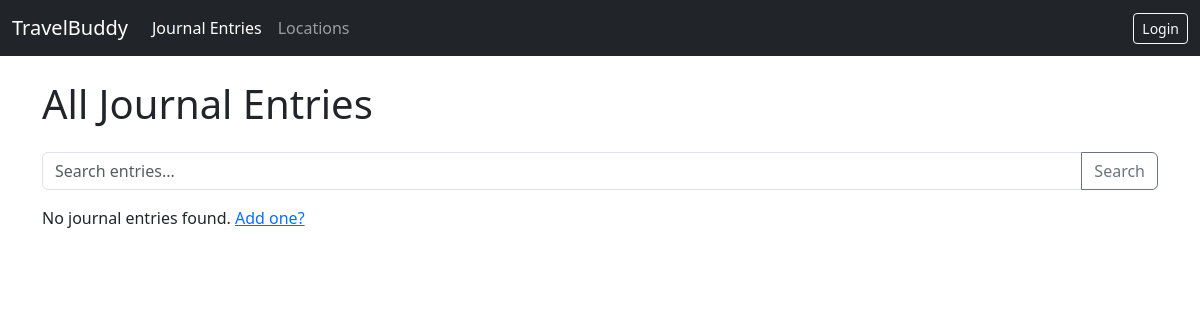
The app's page /project/, older data.
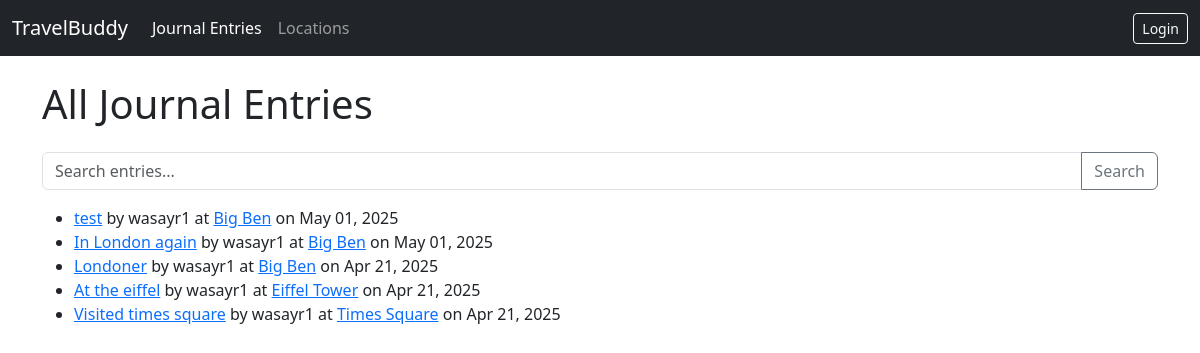
The same page, newer data.
### project/models.py (models this page shows, shortened)
class JournalEntry(models.Model):
    VISIBILITY_CHOICES = [
        ('public', 'Public'),
        ('private', 'Private'),
    ]
    title = models.CharField(max_length=200)
    content = models.TextField()
    created_date = models.DateTimeField(auto_now_add=True)
    updated_date = models.DateTimeField(auto_now=True)
    user = models.ForeignKey(User, on_delete=models.CASCADE, related_name='journal_entries')
    location = models.ForeignKey(Location, on_delete=models.PROTECT, related_name='journal_entries') # Protect locations if entries exist
    image = models.ImageField(upload_to='journal_images/', blank=True, null=True)
    visibility = models.CharField(max_length=10, choices=VISIBILITY_CHOICES, default='private')
    tags = models.ManyToManyField(Tag, blank=True, related_name='journal_entries')

class Location(models.Model):
    name = models.CharField(max_length=200)
    description = models.TextField(blank=True, null=True)
    coordinates = models.CharField(max_length=100, blank=True, null=True, help_text="Temporary: Enter dummy coords like '0,0'")
    country = models.CharField(max_length=100, blank=True, null=True)
    city = models.CharField(max_length=100, blank=True, null=True)
    address = models.CharField(max_length=255, blank=True, null=True)
    created_at = models.DateTimeField(auto_now_add=True)

### project/views.py (the view, shortened to what this page needs)
# urls.py: path('', views.JournalEntryListView.as_view(), name='entry-list'), # Homepage shows entries
class JournalEntryListView(generic.ListView):
    model = JournalEntry
    context_object_name = 'journalentry_list' # Default is 'object_list'
    template_name = 'project/journalentry_list.html' # Explicitly state template
    def get_queryset(self):
        queryset = JournalEntry.objects.order_by('-created_date') # Start with default ordering
        query = self.request.GET.get('q')
        return queryset

### project/templates/project/journalentry_list.html (shortened to what this page needs)
{% extends "project/base.html" %}
{% block header %}All Journal Entries{% endblock %}
{% block content %}
    <form method="get" action="{% url 'project:entry-list' %}" class="mb-3">
        <div class="input-group">
            <input type="text" name="q" class="form-control" placeholder="Search entries..." value="{{ request.GET.q }}">
            <button class="btn btn-outline-secondary" type="submit">Search</button>
        </div>
    </form>
    {% if journalentry_list %}
        <ul>
        {% for entry in journalentry_list %}
            <li>
                <a href="{% url 'project:entry-detail' pk=entry.pk %}">{{ entry.title }}</a>
                by {{ entry.user.username }}
                at <a href="{% url 'project:location-detail' pk=entry.location.pk %}">{{ entry.location.name }}</a>
                on {{ entry.created_date|date:"M d, Y" }}
            </li>
        {% endfor %}
        </ul>
    {% else %}
        <p>No journal entries found. <a href="{% url 'project:entry-create' %}">Add one?</a></p>
    {% endif %}
{% endblock %}

Row changes from the older to the newer data that the page shows:
added JournalEntry: title "test", user.username "wasayr1", location.name "Big Ben", created_date "May 01, 2025"
added JournalEntry: title "In London again", user.username "wasayr1", location.name "Big Ben", created_date "May 01, 2025"
added JournalEntry: title "Londoner", user.username "wasayr1", location.name "Big Ben", created_date "Apr 21, 2025"
added JournalEntry: title "At the eiffel", user.username "wasayr1", location.name "Eiffel Tower", created_date "Apr 21, 2025"
added JournalEntry: title "Visited times square", user.username "wasayr1", location.name "Times Square", created_date "Apr 21, 2025"
Text that changed along with them:
text no longer shown: "No journal entries found. Add one?"
